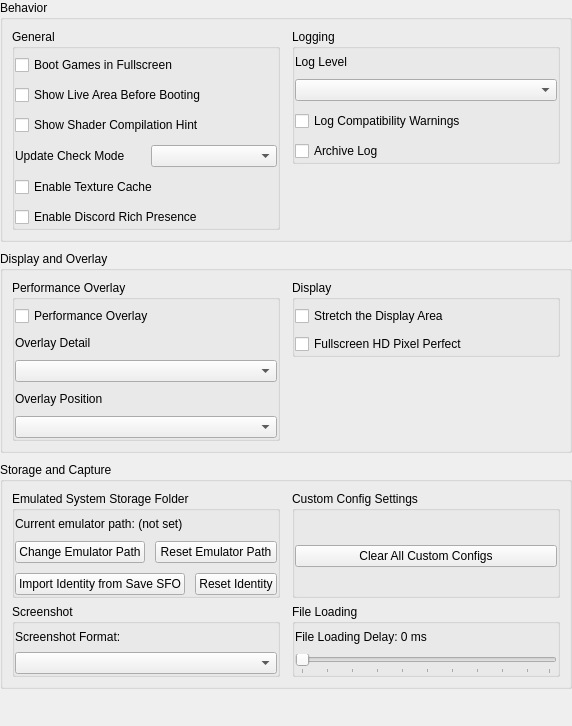
           <widget class="QWidget" name="emulator_scroll_contents">
            <property name="geometry">
             <rect>
              <x>0</x>
              <y>0</y>
              <width>572</width>
              <height>726</height>
             </rect>
            </property>
            <layout class="QVBoxLayout" name="emulator_tab_content_layout">
             <property name="spacing">
              <number>9</number>
             </property>
             <property name="leftMargin">
              <number>0</number>
             </property>
             <property name="topMargin">
              <number>0</number>
             </property>
             <property name="rightMargin">
              <number>0</number>
             </property>
             <property name="bottomMargin">
              <number>0</number>
             </property>
             <item>
              <widget class="QGroupBox" name="gb_emulator_behavior_section">
               <property name="title">
                <string>Behavior</string>
               </property>
               <layout class="QHBoxLayout" name="gb_emulator_behavior_section_layout">
                <property name="spacing">
                 <number>12</number>
                </property>
                <item alignment="Qt::AlignmentFlag::AlignTop">
                 <widget class="QGroupBox" name="gb_emu_general">
                  <property name="title">
                   <string>General</string>
                  </property>
                  <property name="flat">
                   <bool>true</bool>
                  </property>
                  <layout class="QVBoxLayout" name="gb_emu_general_layout">
                   <property name="spacing">
                    <number>10</number>
                   </property>
                   <property name="leftMargin">
                    <number>0</number>
                   </property>
                   <property name="topMargin">
                    <number>6</number>
                   </property>
                   <property name="rightMargin">
                    <number>0</number>
                   </property>
                   <property name="bottomMargin">
                    <number>0</number>
                   </property>
                   <item>
                    <widget class="QCheckBox" name="boot_apps_fullscreen">
                     <property name="text">
                      <string>Boot Games in Fullscreen</string>
                     </property>
                    </widget>
                   </item>
                   <item>
                    <widget class="QCheckBox" name="show_live_area_screen">
                     <property name="text">
                      <string>Show Live Area Before Booting</string>
                     </property>
                    </widget>
                   </item>
                   <item>
                    <widget class="QCheckBox" name="show_compile_shaders">
                     <property name="text">
                      <string>Show Shader Compilation Hint</string>
                     </property>
                    </widget>
                   </item>
                   <item>
                    <layout class="QHBoxLayout" name="check_for_updates_mode_layout">
                     <item>
                      <widget class="QLabel" name="label_check_for_updates_mode">
                       <property name="text">
                        <string>Update Check Mode</string>
                       </property>
                      </widget>
                     </item>
                     <item>
                      <widget class="QComboBox" name="check_for_updates_mode"/>
                     </item>
                    </layout>
                   </item>
                   <item>
                    <widget class="QCheckBox" name="texture_cache">
                     <property name="text">
                      <string>Enable Texture Cache</string>
                     </property>
                    </widget>
                   </item>
                   <item>
                    <widget class="QCheckBox" name="discord_rich_presence">
                     <property name="text">
                      <string>Enable Discord Rich Presence</string>
                     </property>
                    </widget>
                   </item>
                  </layout>
                 </widget>
                </item>
                <item alignment="Qt::AlignmentFlag::AlignTop">
                 <widget class="QGroupBox" name="gb_emu_logging">
                  <property name="title">
                   <string>Logging</string>
                  </property>
                  <property name="flat">
                   <bool>true</bool>
                  </property>
                  <layout class="QVBoxLayout" name="gb_emu_logging_layout">
                   <property name="spacing">
                    <number>10</number>
                   </property>
                   <property name="leftMargin">
                    <number>0</number>
                   </property>
                   <property name="topMargin">
                    <number>6</number>
                   </property>
                   <property name="rightMargin">
                    <number>0</number>
                   </property>
                   <property name="bottomMargin">
                    <number>0</number>
                   </property>
                   <item>
                    <widget class="QLabel" name="label_log_level">
                     <property name="text">
                      <string>Log Level</string>
                     </property>
                    </widget>
                   </item>
                   <item>
                    <widget class="QComboBox" name="log_level_box"/>
                   </item>
                   <item>
                    <widget class="QCheckBox" name="log_compat_warn">
                     <property name="text">
                      <string>Log Compatibility Warnings</string>
                     </property>
                    </widget>
                   </item>
                   <item>
                    <widget class="QCheckBox" name="archive_log">
                     <property name="text">
                      <string>Archive Log</string>
                     </property>
                    </widget>
                   </item>
                  </layout>
                 </widget>
                </item>
               </layout>
              </widget>
             </item>
             <item>
              <widget class="QGroupBox" name="gb_emulator_overlay_section">
               <property name="title">
                <string>Display and Overlay</string>
               </property>
               <layout class="QHBoxLayout" name="gb_emulator_overlay_section_layout">
                <property name="spacing">
                 <number>12</number>
                </property>
                <item alignment="Qt::AlignmentFlag::AlignTop">
                 <widget class="QGroupBox" name="gb_performance_overlay">
                  <property name="title">
                   <string>Performance Overlay</string>
                  </property>
                  <property name="flat">
                   <bool>true</bool>
                  </property>
                  <layout class="QVBoxLayout" name="gb_performance_overlay_layout">
                   <property name="spacing">
                    <number>10</number>
                   </property>
                   <property name="leftMargin">
                    <number>0</number>
                   </property>
                   <property name="topMargin">
                    <number>6</number>
                   </property>
                   <property name="rightMargin">
                    <number>0</number>
                   </property>
                   <property name="bottomMargin">
                    <number>0</number>
                   </property>
                   <item>
                    <widget class="QCheckBox" name="perf_overlay_enabled">
                     <property name="text">
                      <string>Performance Overlay</string>
                     </property>
                    </widget>
                   </item>
                   <item>
                    <layout class="QVBoxLayout" name="layout_perf_overlay_detail">
                     <property name="leftMargin">
                      <number>0</number>
                     </property>
                     <property name="topMargin">
                      <number>0</number>
                     </property>
                     <property name="rightMargin">
                      <number>0</number>
                     </property>
                     <property name="bottomMargin">
                      <number>0</number>
                     </property>
                     <item>
                      <widget class="QLabel" name="label_perf_detail">
                       <property name="text">
                        <string>Overlay Detail</string>
                       </property>
                      </widget>
                     </item>
                     <item>
                      <widget class="QComboBox" name="perf_overlay_detail_box"/>
                     </item>
                    </layout>
                   </item>
                   <item>
                    <layout class="QVBoxLayout" name="layout_perf_overlay_position">
                     <property name="leftMargin">
                      <number>0</number>
                     </property>
                     <property name="topMargin">
                      <number>0</number>
                     </property>
                     <property name="rightMargin">
                      <number>0</number>
                     </property>
                     <property name="bottomMargin">
                      <number>0</number>
                     </property>
                     <item>
                      <widget class="QLabel" name="label_perf_position">
                       <property name="text">
                        <string>Overlay Position</string>
                       </property>
                      </widget>
                     </item>
                     <item>
                      <widget class="QComboBox" name="perf_overlay_position_box"/>
                     </item>
                    </layout>
                   </item>
                  </layout>
                 </widget>
                </item>
                <item alignment="Qt::AlignmentFlag::AlignTop">
                 <widget class="QGroupBox" name="gb_display">
                  <property name="title">
                   <string>Display</string>
                  </property>
                  <property name="flat">
                   <bool>true</bool>
                  </property>
                  <layout class="QVBoxLayout" name="gb_display_layout">
                   <property name="spacing">
                    <number>8</number>
                   </property>
                   <property name="leftMargin">
                    <number>0</number>
                   </property>
                   <property name="topMargin">
                    <number>6</number>
                   </property>
                   <property name="rightMargin">
                    <number>0</number>
                   </property>
                   <property name="bottomMargin">
                    <number>0</number>
                   </property>
                   <item>
                    <widget class="QCheckBox" name="stretch_the_display_area">
                     <property name="text">
                      <string>Stretch the Display Area</string>
                     </property>
                    </widget>
                   </item>
                   <item>
                    <widget class="QCheckBox" name="fullscreen_hd_res_pixel_perfect">
                     <property name="text">
                      <string>Fullscreen HD Pixel Perfect</string>
                     </property>
                    </widget>
                   </item>
                  </layout>
                 </widget>
                </item>
               </layout>
              </widget>
             </item>
             <item>
              <widget class="QGroupBox" name="gb_emulator_storage_section">
               <property name="title">
                <string>Storage and Capture</string>
               </property>
               <layout class="QGridLayout" name="gb_emulator_storage_section_layout">
                <property name="horizontalSpacing">
                 <number>12</number>
                </property>
                <property name="verticalSpacing">
                 <number>6</number>
                </property>
                <item row="0" column="0">
                 <widget class="QGroupBox" name="gb_storage">
                  <property name="title">
                   <string>Emulated System Storage Folder</string>
                  </property>
                  <property name="flat">
                   <bool>true</bool>
                  </property>
                  <layout class="QVBoxLayout" name="gb_storage_layout">
                   <property name="spacing">
                    <number>10</number>
                   </property>
                   <property name="leftMargin">
                    <number>0</number>
                   </property>
                   <property name="topMargin">
                    <number>6</number>
                   </property>
                   <property name="rightMargin">
                    <number>0</number>
                   </property>
                   <property name="bottomMargin">
                    <number>0</number>
                   </property>
                   <item>
                    <widget class="QLabel" name="current_emu_path">
                     <property name="text">
                      <string>Current emulator path: (not set)</string>
                     </property>
                     <property name="wordWrap">
                      <bool>true</bool>
                     </property>
                    </widget>
                   </item>
                   <item>
                    <layout class="QHBoxLayout" name="emu_path_buttons">
                     <item>
                      <widget class="QPushButton" name="change_emu_path">
                       <property name="text">
                        <string>Change Emulator Path</string>
                       </property>
                      </widget>
                     </item>
                     <item>
                      <widget class="QPushButton" name="reset_emu_path">
                       <property name="text">
                        <string>Reset Emulator Path</string>
                       </property>
                      </widget>
                     </item>
                    </layout>
                   </item>
                   <item>
                    <layout class="QHBoxLayout" name="savedata_identity_buttons">
                     <item>
                      <widget class="QPushButton" name="import_savedata_identity">
                       <property name="text">
                        <string>Import Identity from Save SFO</string>
                       </property>
                      </widget>
                     </item>
                     <item>
                      <widget class="QPushButton" name="reset_savedata_identity">
                       <property name="text">
                        <string>Reset Identity</string>
                       </property>
                      </widget>
                     </item>
                    </layout>
                   </item>
                  </layout>
                 </widget>
                </item>
                <item row="0" column="1">
                 <widget class="QGroupBox" name="gb_custom_config">
                  <property name="title">
                   <string>Custom Config Settings</string>
                  </property>
                  <property name="flat">
                   <bool>true</bool>
                  </property>
                  <layout class="QVBoxLayout" name="gb_custom_config_layout">
                   <property name="leftMargin">
                    <number>0</number>
                   </property>
                   <property name="topMargin">
                    <number>6</number>
                   </property>
                   <property name="rightMargin">
                    <number>0</number>
                   </property>
                   <property name="bottomMargin">
                    <number>0</number>
                   </property>
                   <item>
                    <widget class="QPushButton" name="clear_custom_config">
                     <property name="text">
                      <string>Clear All Custom Configs</string>
                     </property>
                    </widget>
                   </item>
                  </layout>
                 </widget>
                </item>
                <item row="1" column="0">
                 <widget class="QGroupBox" name="gb_screenshot">
                  <property name="title">
                   <string>Screenshot</string>
                  </property>
                  <property name="flat">
                   <bool>true</bool>
                  </property>
                  <layout class="QVBoxLayout" name="gb_screenshot_layout">
                   <property name="spacing">
                    <number>8</number>
                   </property>
                   <property name="leftMargin">
                    <number>0</number>
                   </property>
                   <property name="topMargin">
                    <number>6</number>
                   </property>
                   <property name="rightMargin">
                    <number>0</number>
                   </property>
                   <property name="bottomMargin">
                    <number>0</number>
                   </property>
                   <item>
                    <widget class="QLabel" name="label_screenshot_format">
                     <property name="text">
                      <string>Screenshot Format:</string>
                     </property>
                    </widget>
                   </item>
                   <item>
                    <widget class="QComboBox" name="screenshot_format"/>
                   </item>
                  </layout>
                 </widget>
                </item>
                <item row="1" column="1">
                 <widget class="QGroupBox" name="gb_file_loading_delay">
                  <property name="title">
                   <string>File Loading</string>
                  </property>
                  <property name="flat">
                   <bool>true</bool>
                  </property>
                  <layout class="QVBoxLayout" name="gb_file_loading_delay_layout">
                   <property name="spacing">
                    <number>10</number>
                   </property>
                   <property name="leftMargin">
                    <number>0</number>
                   </property>
                   <property name="topMargin">
                    <number>6</number>
                   </property>
                   <property name="rightMargin">
                    <number>0</number>
                   </property>
                   <property name="bottomMargin">
                    <number>0</number>
                   </property>
                   <item>
                    <widget class="QLabel" name="file_loading_delay_label">
                     <property name="text">
                      <string>File Loading Delay: 0 ms</string>
                     </property>
                    </widget>
                   </item>
                   <item>
                    <widget class="QSlider" name="file_loading_delay">
                     <property name="orientation">
                      <enum>Qt::Orientation::Horizontal</enum>
                     </property>
                     <property name="tickPosition">
                      <enum>QSlider::TickPosition::TicksBelow</enum>
                     </property>
                    </widget>
                   </item>
                  </layout>
                 </widget>
                </item>
               </layout>
              </widget>
             </item>
             <item>
              <spacer name="emulator_tab_content_spacer">
               <property name="orientation">
                <enum>Qt::Orientation::Vertical</enum>
               </property>
               <property name="sizeHint" stdset="0">
                <size>
                 <width>20</width>
                 <height>40</height>
                </size>
               </property>
              </spacer>
             </item>
            </layout>
           </widget>
